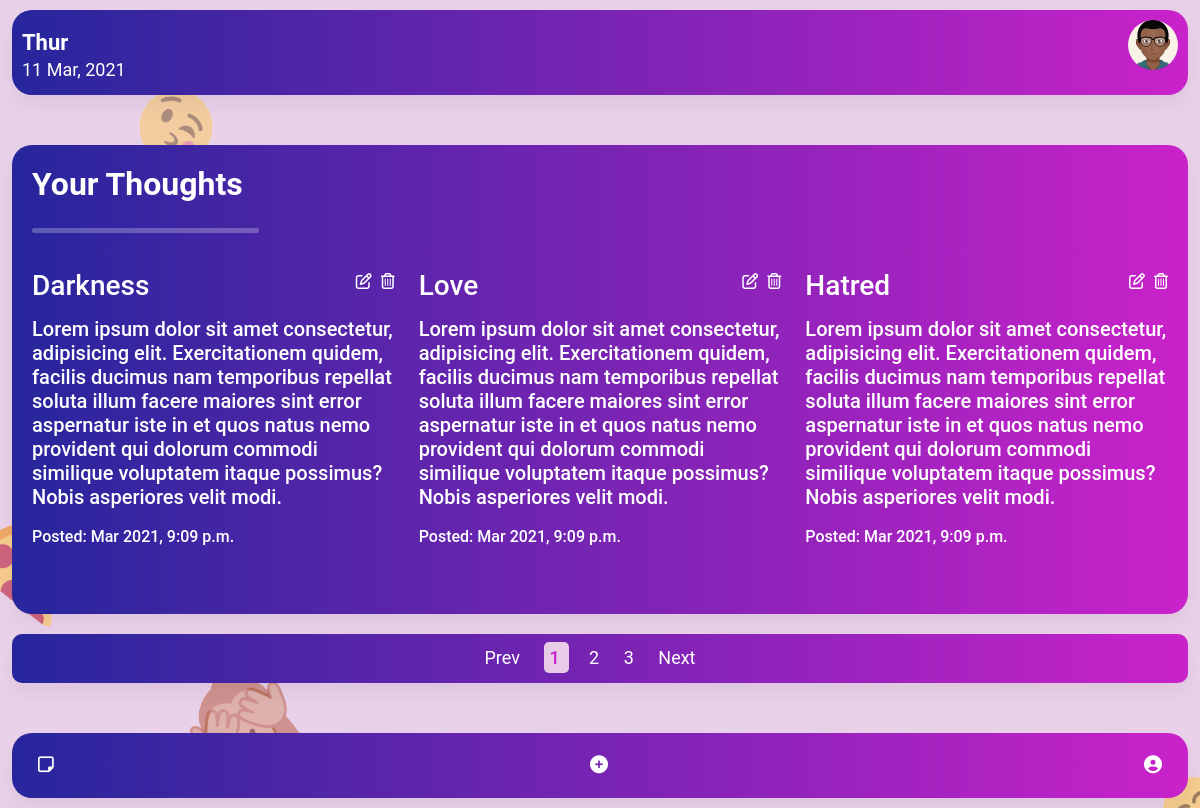
Page / (signed in) on the earlier database version.
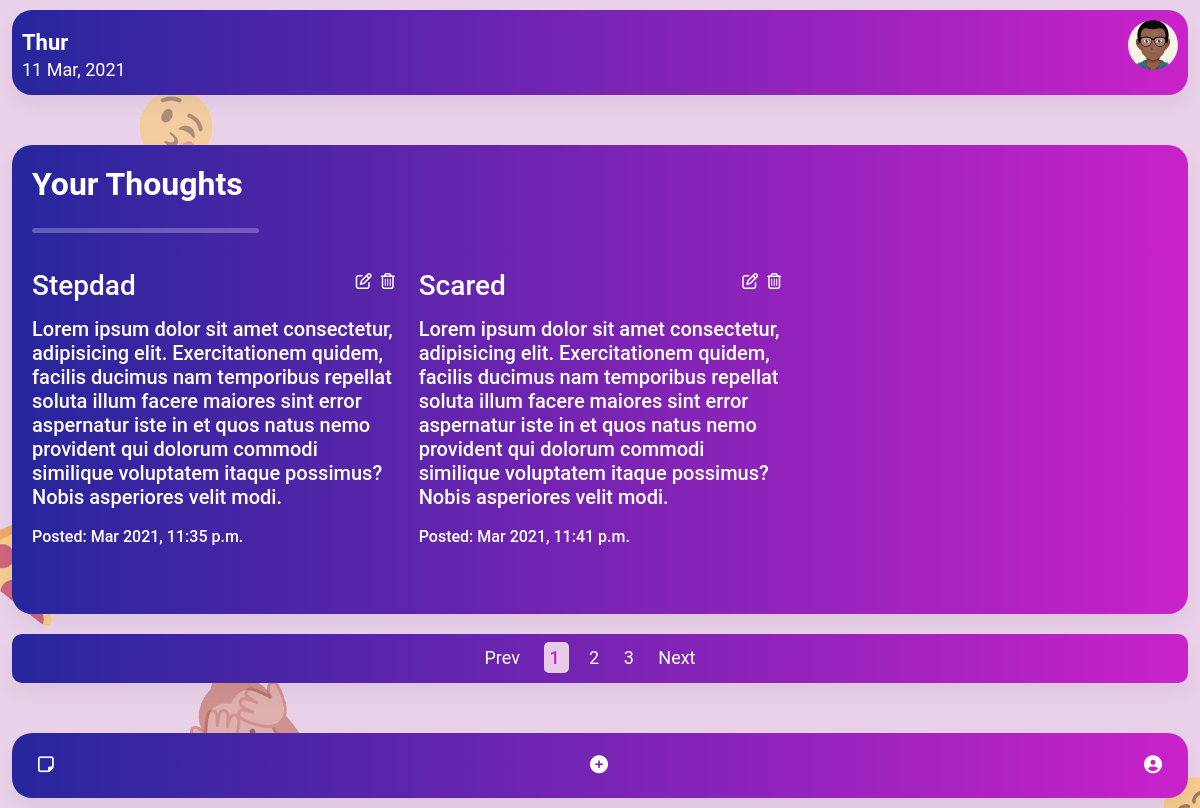
Same page on the later database version.
### note_frontend/models.py (models this page shows, shortened)
class Note(models.Model):
    title = models.CharField(max_length=100)
    thought = models.TextField()
    author = models.ForeignKey(User, on_delete=models.CASCADE)
    timestamp = models.DateTimeField(auto_now_add=True)
    class Meta:
        ordering = ['timestamp']
    def get_update_url(self):
        return reverse('note:update-thought', args=[str(self.pk)])

### note_frontend/views.py (the view)
# urls.py: path('', home, name="home"),
@login_required
def home(request):
    notes = Note.objects.all()[:3]
    context = {
        'notes': notes
    }
    return render(request, "note_frontend/home.html", context)

### note_frontend/templates/note_frontend/home.html (shortened to what this page needs)
{% extends "note_frontend/base.html" %}
{% load static %}
{% block content %}
<main class="home_body">
    <div class="container-fluid">
        <div class="main_card card">
            <p class="h2">
                Your Thoughts
            </p>
            <hr class="hr">
            <div class="thoughts">
                <div class="row">
                    {% for note in notes %}
                    <div class="col-md-4">
                        <div class="thought">
                            <div class="thought_head">
                                <p class="h3">
                                    {{ note.title }}
                                </p>
                                <span class="thought_meta">
                                    <a href="{{ note.get_update_url }}">
                                        <i class="fa fa-pencil-square-o" aria-hidden="true"></i>
                                    </a>
                                    <a href="{% url "note:confirm" note.pk %}">
                                        <i class="fa fa-trash-o" aria-hidden="true"></i>
                                    </a>
                                </span>
                            </div>
                            <p class="h5">
                                {{ note.thought }}
                            </p>
                            <p class="h6">
                                Posted: <span class="published">{{ note.timestamp|date:"M Y, P" }}</span>
                            </p>
                        </div>
                    </div>
                    {% endfor %}
                </div>
            </div>
        </div>
        <div class="pag_body">
            <div class="pag_card card">
                <ul class="pag">
                    <li class="pag-item">
                        <a href="" class="pag-link">
                            Prev
                        </a>
                        <a href="" class="pag-link active">
                            1
                        </a>
                        <a href="" class="pag-link">
                            2
                        </a>
                        <a href="" class="pag-link">
                            3
                        </a>
                        <a href="" class="pag-link">
                            Next
                        </a>
                    </li>
                </ul>
            </div>
        </div>
    </div>
</main>
{% endblock content %}>

Differences in the rows shown:
removed Note: title "Darkness", thought "Lorem ipsum dolor sit amet consectetur, adipisicing elit. Exercitationem quidem, facilis ducimus nam temporibus repellat soluta illum facere maiores sint error aspernatur iste in et quos natus nemo provident qui dolorum commodi similique voluptatem itaque possimus? Nobis asperiores velit modi.", timestamp "Mar 2021, 9:09 p.m."
removed Note: title "Love", thought "Lorem ipsum dolor sit amet consectetur, adipisicing elit. Exercitationem quidem, facilis ducimus nam temporibus repellat soluta illum facere maiores sint error aspernatur iste in et quos natus nemo provident qui dolorum commodi similique voluptatem itaque possimus? Nobis asperiores velit modi.", timestamp "Mar 2021, 9:09 p.m."
removed Note: title "Hatred", thought "Lorem ipsum dolor sit amet consectetur, adipisicing elit. Exercitationem quidem, facilis ducimus nam temporibus repellat soluta illum facere maiores sint error aspernatur iste in et quos natus nemo provident qui dolorum commodi similique voluptatem itaque possimus? Nobis asperiores velit modi.", timestamp "Mar 2021, 9:09 p.m."
now on this page (row unchanged): Note: title "Stepdad", thought "Lorem ipsum dolor sit amet consectetur, adipisicing elit. Exercitationem quidem, facilis ducimus nam temporibus repellat soluta illum facere maiores sint error aspernatur iste in et quos natus nemo provident qui dolorum commodi similique voluptatem itaque possimus? Nobis asperiores velit modi.", timestamp "Mar 2021, 11:35 p.m."
now on this page (row unchanged): Note: title "Scared", thought "Lorem ipsum dolor sit amet consectetur, adipisicing elit. Exercitationem quidem, facilis ducimus nam temporibus repellat soluta illum facere maiores sint error aspernatur iste in et quos natus nemo provident qui dolorum commodi similique voluptatem itaque possimus? Nobis asperiores velit modi.", timestamp "Mar 2021, 11:41 p.m."
